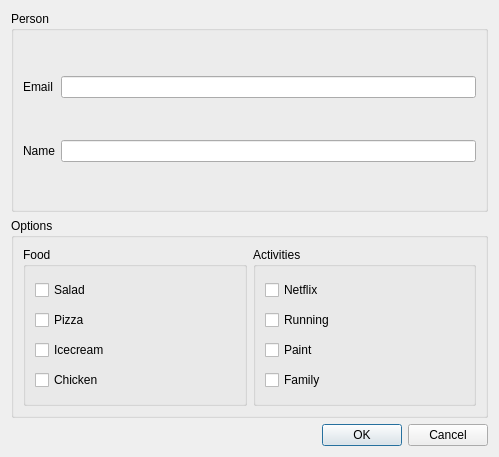
<?xml version="1.0" encoding="UTF-8"?>
<ui version="4.0">
 <class>Dialog</class>
 <widget class="QDialog" name="Dialog">
  <property name="geometry">
   <rect>
    <x>0</x>
    <y>0</y>
    <width>499</width>
    <height>457</height>
   </rect>
  </property>
  <property name="windowTitle">
   <string>Dialog</string>
  </property>
  <layout class="QVBoxLayout" name="verticalLayout">
   <item>
    <widget class="QGroupBox" name="groupBox">
     <property name="title">
      <string>Person</string>
     </property>
     <layout class="QGridLayout" name="gridLayout">
      <item row="0" column="0">
       <widget class="QLabel" name="label">
        <property name="text">
         <string>Email</string>
        </property>
       </widget>
      </item>
      <item row="0" column="1">
       <widget class="QLineEdit" name="leEmail"/>
      </item>
      <item row="1" column="0">
       <widget class="QLabel" name="label_2">
        <property name="text">
         <string>Name</string>
        </property>
       </widget>
      </item>
      <item row="1" column="1">
       <widget class="QLineEdit" name="leName"/>
      </item>
     </layout>
    </widget>
   </item>
   <item>
    <widget class="QGroupBox" name="groupBox_2">
     <property name="title">
      <string>Options</string>
     </property>
     <layout class="QHBoxLayout" name="horizontalLayout">
      <item>
       <widget class="QGroupBox" name="grpFood">
        <property name="title">
         <string>Food</string>
        </property>
        <layout class="QVBoxLayout" name="verticalLayout_2">
         <item>
          <widget class="QCheckBox" name="checkBox">
           <property name="text">
            <string>Salad</string>
           </property>
          </widget>
         </item>
         <item>
          <widget class="QCheckBox" name="checkBox_2">
           <property name="text">
            <string>Pizza</string>
           </property>
          </widget>
         </item>
         <item>
          <widget class="QCheckBox" name="checkBox_3">
           <property name="text">
            <string>Icecream</string>
           </property>
          </widget>
         </item>
         <item>
          <widget class="QCheckBox" name="checkBox_4">
           <property name="text">
            <string>Chicken</string>
           </property>
          </widget>
         </item>
        </layout>
       </widget>
      </item>
      <item>
       <widget class="QGroupBox" name="grpActivites">
        <property name="title">
         <string>Activities</string>
        </property>
        <layout class="QVBoxLayout" name="verticalLayout_3">
         <item>
          <widget class="QCheckBox" name="checkBox_5">
           <property name="text">
            <string>Netflix</string>
           </property>
          </widget>
         </item>
         <item>
          <widget class="QCheckBox" name="checkBox_6">
           <property name="text">
            <string>Running</string>
           </property>
          </widget>
         </item>
         <item>
          <widget class="QCheckBox" name="checkBox_7">
           <property name="text">
            <string>Paint</string>
           </property>
          </widget>
         </item>
         <item>
          <widget class="QCheckBox" name="checkBox_8">
           <property name="text">
            <string>Family</string>
           </property>
          </widget>
         </item>
        </layout>
       </widget>
      </item>
     </layout>
    </widget>
   </item>
   <item>
    <widget class="QDialogButtonBox" name="buttonBox">
     <property name="standardButtons">
      <set>QDialogButtonBox::Cancel|QDialogButtonBox::Ok</set>
     </property>
    </widget>
   </item>
  </layout>
 </widget>
 <resources/>
 <connections/>
</ui>
